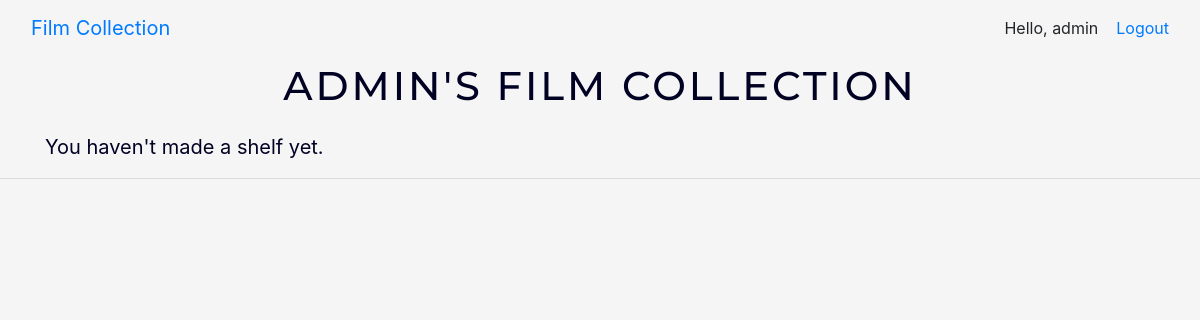
Before: / (signed in) with the older database file.
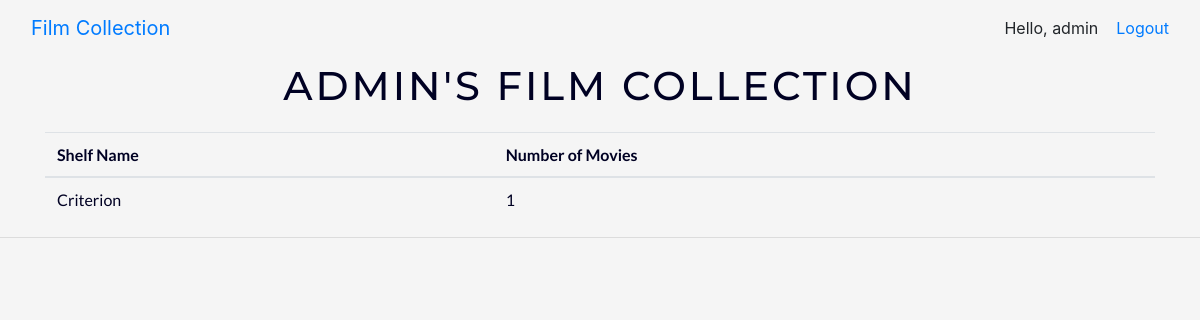
After: the same page with the newer database file.
### collection/models.py (models this page shows, shortened)
class Shelf(models.Model):
    user = models.ForeignKey(settings.AUTH_USER_MODEL, on_delete = models.CASCADE, default = 1)
    shelf_name = models.CharField(max_length = 100)
    shelf_size = models.PositiveIntegerField(default = 0)

### collection/views.py (the view)
# urls.py: path('', views.IndexView.as_view(), name='index'),
class IndexView(generic.ListView):
    template_name='collection/index.html'
    context_object_name='shelf_list'
    @method_decorator(login_required)
    def dispatch(self, *args, **kwargs):
        return super(IndexView, self).dispatch(*args, **kwargs)
    def get_queryset(self):
        return Shelf.objects.order_by('shelf_name')[:10]

### collection/templates/collection/index.html (shortened to what this page needs)
{% extends 'base.html' %}
{% block body %}
<div class="container color-navy">
    <div class="title">
        <p> {{user.get_username.upper}}'S FILM COLLECTION</p>
    </div>
    <div class="shelf_list">
        {% if user.shelf_set.count > 0 %}
        <table class="table body-font color-navy">
            <thead>
                <th>Shelf Name</th>
                <th>Number of Movies</th>
            </thead>
            <tbody>
                {% for shelf in user.shelf_set.all %}
                <tr href="{% url 'collection:detail' shelf.id %}">
                    <td>{{ shelf.shelf_name }}</td>
                    <td>{{ shelf.shelf_size }}</td>
                </tr>
                {% endfor %}
            </tbody>
        </table>
        {% else %}
        <p>You haven't made a shelf yet.</p>
        {% endif %}
    </div>
</div>
{% endblock %}

### collection/templates/base.html (shortened to what this page needs)
{% load static %}
<html>
<head>
    <link rel="stylesheet" type="text/css" href="{% static 'collection/style.css' %}">
    <link rel="stylesheet" href="https://stackpath.bootstrapcdn.com/bootstrap/4.1.3/css/bootstrap.min.css"
>
</head>
<body>
    {% if user.is_authenticated %}
        <nav class="navbar navbar-default navbar-expand-lg">
            <div class="container-fluid">
                <div class="navbar-header">
                    <a class="navbar-brand" href="/">Film Collection</a>
                </div>
                <ul class="nav navbar-nav navbar-right">
                    <li> Hello, {{user.get_username}} &nbsp; &nbsp;</li>
                    <li class="active"><a href="{% url 'logout'%}?next={{request.path}}">Logout</a></li>
                </ul>
            </div>
        </nav>
    {% endif %}
    {% block body %}
    {% endblock %}
    <hr>
</body>
</html>

### collection/static/collection/style.css (style rules this page uses)
.color-navy { color: #000123; }
.body-font { font-family: 'Lato'; }
html { overflow-y: scroll !important; }
html body { background-color: whitesmoke; }
a { text-decoration: none !important; }
.title { font-family: 'Montserrat'; font-size: 40px; letter-spacing: 3px; font-weight: 450; margin: auto; width: 100%; text-align: center; }
.shelf_list { font-size: 20px; }
.table tr:not(.summary) td { border: none !important; }
.table tbody tr { background-color: whitesmoke; color: #000123; transition: ease-in-out .3s; }

Changed rows visible on the page:
added Shelf: shelf_name "Criterion", shelf_size "1"
Other visible differences:
text no longer shown: "You haven't made a shelf yet."
text now shown: "Shelf Name Number of Movies"
